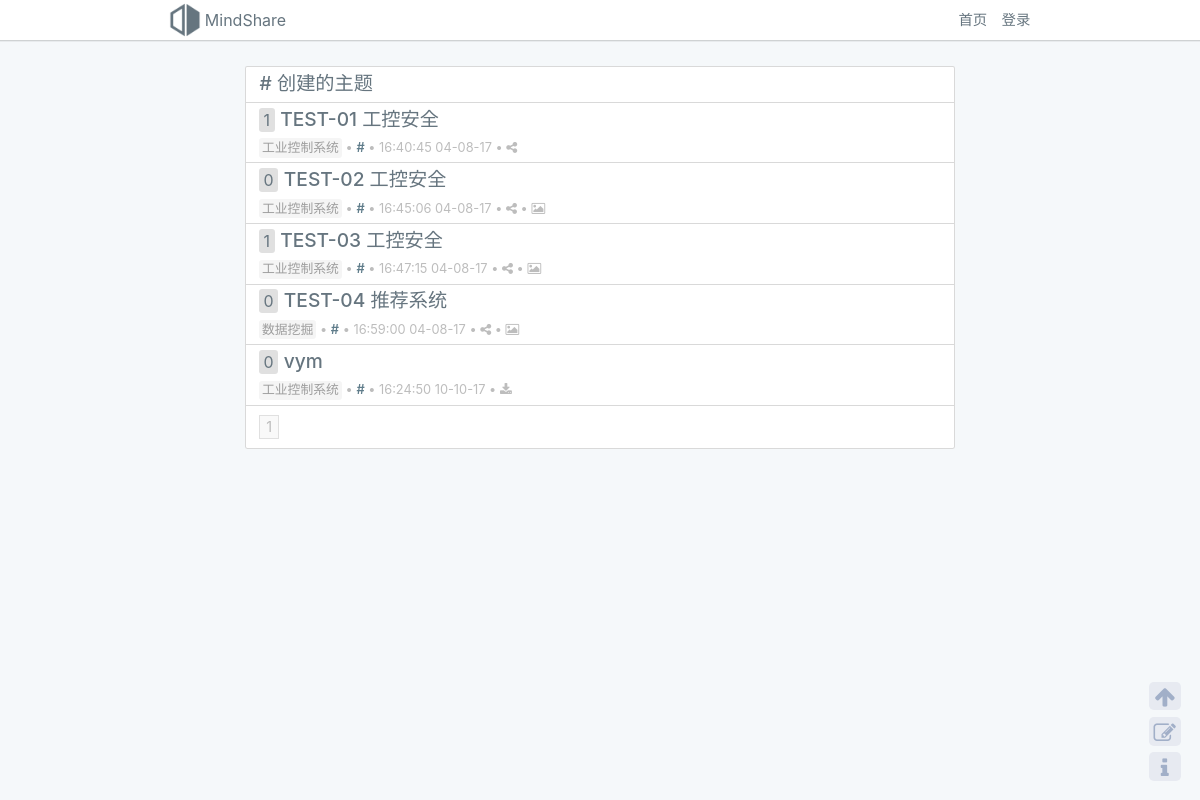
Page /user/1/page/1 on the committed database.
### mindmap/models.py (models this page shows, shortened)
class MindMap(models.Model):
    title = models.CharField('标题', max_length=50)
    description = models.CharField('描述', max_length=1000, blank=True)
    img = models.ImageField('图片', upload_to='img/%Y/%m/%d/', blank=True, null=True)
    mindmap = models.FileField('思维导图文件', upload_to='file/%Y/%m/%d/', blank=True, null=True)
    public = models.BooleanField('是否公开', default=True)
    tags = models.ManyToManyField(Tag)
    category = models.ForeignKey(Category, null=True, blank=True)
    author = models.ForeignKey(User, null=True, default=1)
    share = models.URLField('分享地址', max_length=300, null=True, blank=True)
    vote = models.IntegerField('投票', default=0)
    visit = models.IntegerField('浏览', default=0)
    create_date = models.DateTimeField('创建时间', default=timezone.now, null=True)
    update_date = models.DateTimeField(verbose_name='最后更新时间', auto_now=True)

class Category(models.Model):
    title = models.CharField('标题', max_length=30)
    parent = models.ForeignKey('Category', null=True, blank=True)

### mindmap/views/views_user.py (the view)
# urls.py: url(r'^user/page/(?P<page>\d+)/?$', views_user.user_page, name='user-page'),
def user_page(request, uid=None, page=1):
    try:
        if uid is None:
            uid = request.user.id
        items = MindMap.objects.filter(public=True, author=uid)
        context = {
            'title': '个人中心',
            'pages': get_pages(items, cur_page=page, url_generator=user_page_pagination_url_generator, uid=uid),
            'user': User.objects.filter(id=uid).first(),
        }
        return render(request, 'mindmap/user-page.html', context)
    except Exception as e:
        print(e)
        traceback.print_exc()
        return return_404_page(request)

### mindmap/views/views_pagination.py (called while the page is built)
def get_pages(query_set, cur_page=1, count_per_page=COUNT_PER_PAGE, url_generator=None, **kwargs):
    try:
        cur_page = int(cur_page) if cur_page else 1
        page_list = Paginator(query_set, count_per_page)
        total_page_number = page_list.num_pages
        cur_page_number = max(0, min(cur_page, total_page_number))
        cur_page_items = page_list.page(cur_page_number)
        return PageInstance(total_page_number, cur_page_number, cur_page_items, url_generator, **kwargs)
    except Exception as e:
        print(e)
        traceback.print_exc()
        return PageInstance(0, 0, None)

    def init_page_items(self):
        _page_items_number = {1, self.total_page_number}
        for i in range(max(1, self.cur_page_number-3), min(self.cur_page_number+3, self.total_page_number)):
            _page_items_number.add(i)
        for page_number in _page_items_number:
            if len(self.page_items) > 0 and self.page_items[-1].number and page_number - self.page_items[-1].number > 1:
                self.page_items.append(PageItem(text='...', active=False))
            if page_number == self.cur_page_number:
                self.page_items.append(PageItem(number=page_number, active=False))
            elif self.url_generator:
                self.page_items.append(PageItem(url=self.url_generator(page_number, **self.kwargs), number=page_number))
            else:
                self.page_items.append(PageItem(number=page_number))

### templates/mindmap/user-page.html (shortened to what this page needs)
{% extends "mindmap/includes/base.html" %}
{% load staticfiles %}
{% block css %}
    <link rel="stylesheet" href="{% static 'mindmap/css/pagination.css' %}">
{% endblock %}
{% block body %}
    <div id="bodyContainer" class="container">
        <div id="midContainer" class="col-lg-8 offset-lg-2">
            <div class="container-box">
                <div class="container-box-item container-box-item-bottom">
                    <h1 class="my-title">{{ user.nickname }} 创建的主题</h1>
                </div>
                {% for mindmap in pages.cur_page_items %}
                    {% include 'mindmap/includes/_index_list_item.html' %}
                {% endfor %}
                <div class="container-box-item container-box-item-padding">
                    {% include 'mindmap/includes/_pagination.html' %}
                </div>
            </div>
        </div>
    </div>
{% endblock %}

### templates/mindmap/includes/_index_list_item.html
<div class="container-box-item container-box-item-bottom" id="divMindmap{{ mindmap.id }}">
    <a href="javascript: void(0)" title="投票" class="ol-badge" style="vertical-align: top;">{{ mindmap.vote }}</a>
    <a class="my-title my-title-a" style="margin-bottom: .6rem;" href="{% url 'mindmap:show-mind' mindmap.id %}">
        <span>{{ mindmap.title }}</span>
    </a>
    {% include 'mindmap/includes/_mind_info_panel.html' %}
</div>

### templates/mindmap/includes/_mind_info_panel.html (shortened to what this page needs)
<div class="info-panel">
    <a class="info-panel-item a-tag-light" title="查看分类" href="{% url 'mindmap:index-with-category' mindmap.category.id %}">{{ mindmap.category.title }}</a>
    <span class="info-panel-item">•</span>
    <a class="info-panel-item" title="用户主页" href="{% url 'mindmap:user-page-with-uid' mindmap.author.id 1 %}" style="font-weight: 600;">{{ mindmap.author.nickname}}</a>
    <span class="info-panel-item">•</span>
    <span class="info-panel-item">{{ mindmap.create_date|date:'H:i:s d-m-y' }}</span>
    {% if mindmap.share %}
        <span class="info-panel-item">•</span>
        <a href="{{ mindmap.share }}" title="查看分享" target="_blank" class="info-panel-item"><i class="fa fa-share-alt color-mid-grey" aria-hidden="true"></i></a>
    {% endif %}
    {% if mindmap.img %}
        <span class="info-panel-item">•</span>
        <a href="{{ mindmap.img.url }}" download="" title="下载图片" class="info-panel-item"><i class="fa fa-picture-o color-mid-grey" aria-hidden="true"></i></a>
    {% endif %}
    {% if mindmap.mindmap %}
        <span class="info-panel-item">•</span>
        <a href="{{ mindmap.mindmap.url }}" download="" title="下载文件" class="info-panel-item"><i class="fa fa-download color-mid-grey" style="margin-top: .05rem;" aria-hidden="true"></i></a>
    {% endif %}
</div>

### static/mindmap/css/common.css (style rules this page uses)
body { background-color: #f5f8fa; }
a { color: #607D8B; text-decoration: none; }
a:link { text-decoration: none; }
.a-tag-light { color: #9E9E9E; font-size: 0.8rem; border-radius: 0.2rem; vertical-align: middle; padding: .1rem .2rem; background-color: #F5F5F5; }
.container-box { border: 1px solid rgba(0, 0, 0, 0.15); border-radius: 0.15rem; background-color: white; }
.container-box-item { padding: .3rem .8rem; }
.container-box-item-bottom { border-bottom: 1px solid rgba(0, 0, 0, 0.15); }
.container-box-item-padding { padding: .6rem .8rem; }
#bodyContainer { margin-top: 1.5rem; }
.my-title { font-size: 1.2rem; line-height: 1.2rem; font-weight: 500; color: #66757f; display: inline-block; padding-left: .05rem; margin-bottom: .25rem; }
.info-panel { font-size: 0.8rem; color: #BDBDBD; line-height: 1rem; }
.info-panel-item { font-size: .8rem; text-align: center; vertical-align: middle; line-height: 1rem; white-space: nowrap; display: inline-block; }
.ol-badge { color: #66757f; padding: 0 .3rem; border-radius: .2rem; vertical-align: middle; text-align: center; display: inline-block; background-color: #E0E0E0; }
.color-mid-grey { color: #BDBDBD; }

### rows in the picture
MindMap: vote "1", title "TEST-01 工控安全", category "工业控制系统", author.nickname "#", create_date "16:40:45 04-08-17"
MindMap: vote "0", title "TEST-02 工控安全", category "工业控制系统", author.nickname "#", create_date "16:45:06 04-08-17"
MindMap: vote "1", title "TEST-03 工控安全", category "工业控制系统", author.nickname "#", create_date "16:47:15 04-08-17"
MindMap: vote "0", title "TEST-04 推荐系统", category "数据挖掘", author.nickname "#", create_date "16:59:00 04-08-17"
MindMap: vote "0", title "vym", category "工业控制系统", author.nickname "#", create_date "16:24:50 10-10-17"

### other values in the picture
{{ user.nickname }} "#"
{{ page.text }} "1"
